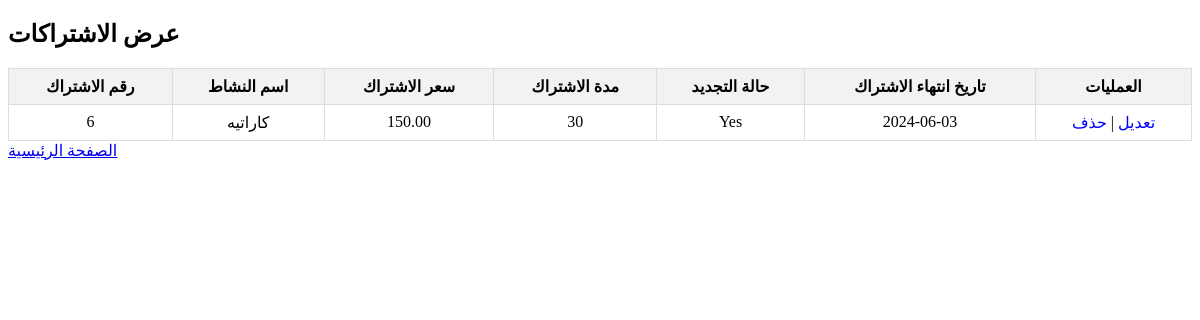
Screenshot of /view_subscriptions.php with the database file from the repository.
### tables this page shows
CREATE TABLE `subscriptions` (
  `SubscriptionID` int(11) NOT NULL,
  `ActivityName` varchar(255) NOT NULL,
  `SubscriptionPrice` decimal(10,2) DEFAULT NULL,
  `SubscriptionDuration` int(11) DEFAULT NULL,
  `RenewalStatus` enum('Yes','No') DEFAULT NULL,
  `SubscriptionEndDate` date DEFAULT NULL
);

### view_subscriptions.php (the view, shortened to what this page needs)
<?php
$servername = "localhost";
$username = "root";
$password = "01033744372@";
$dbname = "systemalabtal";
$conn = new mysqli($servername, $username, $password, $dbname);
?>
<!DOCTYPE html>
<html lang="en">
<head>
</head>
<body>
<h2>عرض الاشتراكات</h2>
<table>
    <tr>
        <th>رقم الاشتراك</th>
        <th>اسم النشاط</th>
        <th>سعر الاشتراك</th>
        <th>مدة الاشتراك</th>
        <th>حالة التجديد</th>
        <th>تاريخ انتهاء الاشتراك</th>
        <th>العمليات</th>
    </tr>
    <?php
    $sql = "SELECT * FROM subscriptions";
    $result = $conn->query($sql);
    if ($result && $result->num_rows > 0) {
        while($row = $result->fetch_assoc()) {
            echo "<tr>";
            echo "<td>" . $row["SubscriptionID"] . "</td>";
            echo "<td>" . $row["ActivityName"] . "</td>";
            echo "<td>" . $row["SubscriptionPrice"] . "</td>";
            echo "<td>" . $row["SubscriptionDuration"] . "</td>";
            echo "<td>" . $row["RenewalStatus"] . "</td>";
            echo "<td>" . $row["SubscriptionEndDate"] . "</td>";
            echo "<td><a href='edit_subscription.php?id=" . $row["SubscriptionID"] . "' class='edit-link'>تعديل</a>";
            echo " | <a href='delete_subscription.php?id=" . $row["SubscriptionID"] . "' class='delete-link'>حذف</a></td>";
            echo "</tr>";
        }
    } else {
        echo "<tr><td colspan='7'>لا توجد بيانات لعرضها</td></tr>";
    }
    ?>
</table>
<div class="home-button">
    <a href="indexe.html.">الصفحة الرئيسية</a>
</div>
</body>
</html>

### view_subscriptions.php (style rules this page uses)
table { border-collapse: collapse; width: 100%; }
th, td { border: 1px solid #ddd; padding: 8px; text-align: center; }
th { background-color: #f2f2f2; }
.edit-link, .delete-link { text-decoration: none; color: blue; }

### rows the page displays
subscriptions: SubscriptionID "6", ActivityName "كاراتيه", SubscriptionPrice "150.00", SubscriptionDuration "30", RenewalStatus "Yes", SubscriptionEndDate "2024-06-03"
